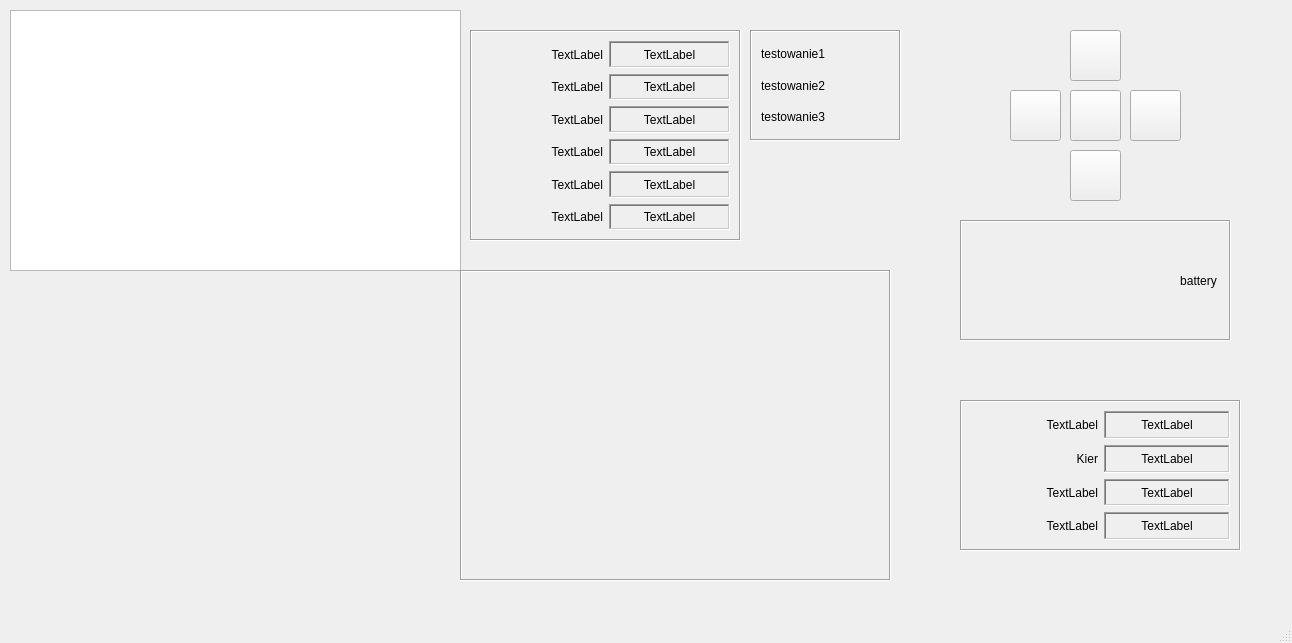
<?xml version="1.0" encoding="UTF-8"?>
<ui version="4.0">
 <class>MainWindow</class>
 <widget class="QMainWindow" name="MainWindow">
  <property name="geometry">
   <rect>
    <x>0</x>
    <y>0</y>
    <width>1292</width>
    <height>643</height>
   </rect>
  </property>
  <property name="windowTitle">
   <string>MainWindow</string>
  </property>
  <widget class="QWidget" name="centralwidget">
   <widget class="QPushButton" name="UP_BUTTON">
    <property name="geometry">
     <rect>
      <x>1070</x>
      <y>30</y>
      <width>51</width>
      <height>51</height>
     </rect>
    </property>
    <property name="text">
     <string/>
    </property>
   </widget>
   <widget class="QPushButton" name="LEFT_BUTTON">
    <property name="geometry">
     <rect>
      <x>1010</x>
      <y>90</y>
      <width>51</width>
      <height>51</height>
     </rect>
    </property>
    <property name="text">
     <string/>
    </property>
   </widget>
   <widget class="QPushButton" name="RIGHT_BUTTON">
    <property name="geometry">
     <rect>
      <x>1130</x>
      <y>90</y>
      <width>51</width>
      <height>51</height>
     </rect>
    </property>
    <property name="text">
     <string/>
    </property>
   </widget>
   <widget class="QPushButton" name="DOWN_BUTTON">
    <property name="geometry">
     <rect>
      <x>1070</x>
      <y>150</y>
      <width>51</width>
      <height>51</height>
     </rect>
    </property>
    <property name="text">
     <string/>
    </property>
   </widget>
   <widget class="QChartView" name="SensorBar">
    <property name="geometry">
     <rect>
      <x>10</x>
      <y>10</y>
      <width>451</width>
      <height>261</height>
     </rect>
    </property>
   </widget>
   <widget class="QLabel" name="LF">
    <property name="geometry">
     <rect>
      <x>60</x>
      <y>200</y>
      <width>371</width>
      <height>341</height>
     </rect>
    </property>
    <property name="text">
     <string/>
    </property>
    <property name="pixmap">
     <pixmap>lf.png</pixmap>
    </property>
    <property name="scaledContents">
     <bool>true</bool>
    </property>
   </widget>
   <widget class="QLabel" name="LEFT_UP">
    <property name="geometry">
     <rect>
      <x>70</x>
      <y>320</y>
      <width>61</width>
      <height>61</height>
     </rect>
    </property>
    <property name="text">
     <string/>
    </property>
   </widget>
   <widget class="QLabel" name="LEFT_DOWN">
    <property name="geometry">
     <rect>
      <x>70</x>
      <y>540</y>
      <width>61</width>
      <height>61</height>
     </rect>
    </property>
    <property name="text">
     <string/>
    </property>
   </widget>
   <widget class="QLabel" name="RIGHT_UP">
    <property name="geometry">
     <rect>
      <x>360</x>
      <y>320</y>
      <width>61</width>
      <height>61</height>
     </rect>
    </property>
    <property name="text">
     <string/>
    </property>
   </widget>
   <widget class="QLabel" name="RIGHT_DOWN">
    <property name="geometry">
     <rect>
      <x>360</x>
      <y>540</y>
      <width>61</width>
      <height>61</height>
     </rect>
    </property>
    <property name="text">
     <string/>
    </property>
   </widget>
   <widget class="QFrame" name="Frame_Data">
    <property name="geometry">
     <rect>
      <x>470</x>
      <y>30</y>
      <width>271</width>
      <height>211</height>
     </rect>
    </property>
    <property name="frameShape">
     <enum>QFrame::Box</enum>
    </property>
    <property name="frameShadow">
     <enum>QFrame::Sunken</enum>
    </property>
    <layout class="QGridLayout" name="gridLayout">
     <item row="1" column="1">
      <widget class="QLabel" name="Czuj2_val">
       <property name="frameShape">
        <enum>QFrame::WinPanel</enum>
       </property>
       <property name="frameShadow">
        <enum>QFrame::Sunken</enum>
       </property>
       <property name="text">
        <string>TextLabel</string>
       </property>
       <property name="alignment">
        <set>Qt::AlignCenter</set>
       </property>
      </widget>
     </item>
     <item row="3" column="0">
      <widget class="QLabel" name="Czuj4_txt">
       <property name="text">
        <string>TextLabel</string>
       </property>
       <property name="alignment">
        <set>Qt::AlignRight|Qt::AlignTrailing|Qt::AlignVCenter</set>
       </property>
      </widget>
     </item>
     <item row="5" column="1">
      <widget class="QLabel" name="Czuj6_val">
       <property name="frameShape">
        <enum>QFrame::WinPanel</enum>
       </property>
       <property name="frameShadow">
        <enum>QFrame::Sunken</enum>
       </property>
       <property name="text">
        <string>TextLabel</string>
       </property>
       <property name="alignment">
        <set>Qt::AlignCenter</set>
       </property>
      </widget>
     </item>
     <item row="5" column="0">
      <widget class="QLabel" name="Czuj6_txt">
       <property name="text">
        <string>TextLabel</string>
       </property>
       <property name="alignment">
        <set>Qt::AlignRight|Qt::AlignTrailing|Qt::AlignVCenter</set>
       </property>
      </widget>
     </item>
     <item row="0" column="0">
      <widget class="QLabel" name="Czuj1_txt">
       <property name="text">
        <string>TextLabel</string>
       </property>
       <property name="alignment">
        <set>Qt::AlignRight|Qt::AlignTrailing|Qt::AlignVCenter</set>
       </property>
      </widget>
     </item>
     <item row="4" column="0">
      <widget class="QLabel" name="Czuj5_txt">
       <property name="text">
        <string>TextLabel</string>
       </property>
       <property name="alignment">
        <set>Qt::AlignRight|Qt::AlignTrailing|Qt::AlignVCenter</set>
       </property>
      </widget>
     </item>
     <item row="3" column="1">
      <widget class="QLabel" name="Czuj4_val">
       <property name="frameShape">
        <enum>QFrame::WinPanel</enum>
       </property>
       <property name="frameShadow">
        <enum>QFrame::Sunken</enum>
       </property>
       <property name="text">
        <string>TextLabel</string>
       </property>
       <property name="alignment">
        <set>Qt::AlignCenter</set>
       </property>
      </widget>
     </item>
     <item row="4" column="1">
      <widget class="QLabel" name="Czuj5_val">
       <property name="frameShape">
        <enum>QFrame::WinPanel</enum>
       </property>
       <property name="frameShadow">
        <enum>QFrame::Sunken</enum>
       </property>
       <property name="text">
        <string>TextLabel</string>
       </property>
       <property name="alignment">
        <set>Qt::AlignCenter</set>
       </property>
      </widget>
     </item>
     <item row="1" column="0">
      <widget class="QLabel" name="Czuj2_txt">
       <property name="text">
        <string>TextLabel</string>
       </property>
       <property name="alignment">
        <set>Qt::AlignRight|Qt::AlignTrailing|Qt::AlignVCenter</set>
       </property>
      </widget>
     </item>
     <item row="2" column="1">
      <widget class="QLabel" name="Czuj3_val">
       <property name="frameShape">
        <enum>QFrame::WinPanel</enum>
       </property>
       <property name="frameShadow">
        <enum>QFrame::Sunken</enum>
       </property>
       <property name="text">
        <string>TextLabel</string>
       </property>
       <property name="alignment">
        <set>Qt::AlignCenter</set>
       </property>
      </widget>
     </item>
     <item row="2" column="0">
      <widget class="QLabel" name="Czuj3_txt">
       <property name="text">
        <string>TextLabel</string>
       </property>
       <property name="alignment">
        <set>Qt::AlignRight|Qt::AlignTrailing|Qt::AlignVCenter</set>
       </property>
      </widget>
     </item>
     <item row="0" column="1">
      <widget class="QLabel" name="Czuj1_val">
       <property name="frameShape">
        <enum>QFrame::WinPanel</enum>
       </property>
       <property name="frameShadow">
        <enum>QFrame::Sunken</enum>
       </property>
       <property name="text">
        <string>TextLabel</string>
       </property>
       <property name="alignment">
        <set>Qt::AlignCenter</set>
       </property>
      </widget>
     </item>
    </layout>
   </widget>
   <widget class="QFrame" name="Frame_Plot">
    <property name="geometry">
     <rect>
      <x>460</x>
      <y>270</y>
      <width>431</width>
      <height>311</height>
     </rect>
    </property>
    <property name="frameShape">
     <enum>QFrame::Box</enum>
    </property>
    <property name="frameShadow">
     <enum>QFrame::Sunken</enum>
    </property>
    <property name="midLineWidth">
     <number>0</number>
    </property>
    <layout class="QGridLayout" name="gridLayout_2">
     <item row="0" column="0">
      <widget class="QCustomPlot" name="customPlot" native="true"/>
     </item>
    </layout>
   </widget>
   <widget class="QPushButton" name="CHANGE_MODE">
    <property name="geometry">
     <rect>
      <x>1070</x>
      <y>90</y>
      <width>51</width>
      <height>51</height>
     </rect>
    </property>
    <property name="text">
     <string/>
    </property>
   </widget>
   <widget class="QFrame" name="Frame_Battery">
    <property name="enabled">
     <bool>true</bool>
    </property>
    <property name="geometry">
     <rect>
      <x>960</x>
      <y>220</y>
      <width>271</width>
      <height>121</height>
     </rect>
    </property>
    <property name="frameShape">
     <enum>QFrame::Box</enum>
    </property>
    <property name="frameShadow">
     <enum>QFrame::Sunken</enum>
    </property>
    <property name="lineWidth">
     <number>1</number>
    </property>
    <layout class="QGridLayout" name="gridLayout_3" columnstretch="14,3">
     <item row="0" column="0">
      <widget class="QLabel" name="Battery">
       <property name="text">
        <string/>
       </property>
      </widget>
     </item>
     <item row="0" column="1">
      <widget class="QLabel" name="Battery_state">
       <property name="text">
        <string>battery</string>
       </property>
       <property name="alignment">
        <set>Qt::AlignCenter</set>
       </property>
      </widget>
     </item>
    </layout>
   </widget>
   <widget class="QFrame" name="Frame_Motors">
    <property name="geometry">
     <rect>
      <x>960</x>
      <y>400</y>
      <width>281</width>
      <height>151</height>
     </rect>
    </property>
    <property name="frameShape">
     <enum>QFrame::Box</enum>
    </property>
    <property name="frameShadow">
     <enum>QFrame::Sunken</enum>
    </property>
    <layout class="QGridLayout" name="gridLayout_4">
     <item row="2" column="0">
      <widget class="QLabel" name="PWM_lewo_txt">
       <property name="text">
        <string>TextLabel</string>
       </property>
       <property name="alignment">
        <set>Qt::AlignRight|Qt::AlignTrailing|Qt::AlignVCenter</set>
       </property>
      </widget>
     </item>
     <item row="1" column="1">
      <widget class="QLabel" name="Kier_prawo_val">
       <property name="frameShape">
        <enum>QFrame::WinPanel</enum>
       </property>
       <property name="frameShadow">
        <enum>QFrame::Sunken</enum>
       </property>
       <property name="text">
        <string>TextLabel</string>
       </property>
       <property name="alignment">
        <set>Qt::AlignCenter</set>
       </property>
      </widget>
     </item>
     <item row="3" column="0">
      <widget class="QLabel" name="PWM_prawo_txt">
       <property name="text">
        <string>TextLabel</string>
       </property>
       <property name="alignment">
        <set>Qt::AlignRight|Qt::AlignTrailing|Qt::AlignVCenter</set>
       </property>
      </widget>
     </item>
     <item row="3" column="1">
      <widget class="QLabel" name="PWM_prawo_val">
       <property name="frameShape">
        <enum>QFrame::WinPanel</enum>
       </property>
       <property name="frameShadow">
        <enum>QFrame::Sunken</enum>
       </property>
       <property name="text">
        <string>TextLabel</string>
       </property>
       <property name="alignment">
        <set>Qt::AlignCenter</set>
       </property>
      </widget>
     </item>
     <item row="2" column="1">
      <widget class="QLabel" name="PWM_lewo_val">
       <property name="frameShape">
        <enum>QFrame::WinPanel</enum>
       </property>
       <property name="frameShadow">
        <enum>QFrame::Sunken</enum>
       </property>
       <property name="text">
        <string>TextLabel</string>
       </property>
       <property name="alignment">
        <set>Qt::AlignCenter</set>
       </property>
      </widget>
     </item>
     <item row="0" column="1">
      <widget class="QLabel" name="Kier_lewo_val">
       <property name="frameShape">
        <enum>QFrame::WinPanel</enum>
       </property>
       <property name="frameShadow">
        <enum>QFrame::Sunken</enum>
       </property>
       <property name="text">
        <string>TextLabel</string>
       </property>
       <property name="alignment">
        <set>Qt::AlignCenter</set>
       </property>
      </widget>
     </item>
     <item row="1" column="0">
      <widget class="QLabel" name="Kier_prawo_txt">
       <property name="text">
        <string>Kier</string>
       </property>
       <property name="alignment">
        <set>Qt::AlignRight|Qt::AlignTrailing|Qt::AlignVCenter</set>
       </property>
      </widget>
     </item>
     <item row="0" column="0">
      <widget class="QLabel" name="Kier_lewo_txt">
       <property name="text">
        <string>TextLabel</string>
       </property>
       <property name="alignment">
        <set>Qt::AlignRight|Qt::AlignTrailing|Qt::AlignVCenter</set>
       </property>
      </widget>
     </item>
    </layout>
   </widget>
   <widget class="QFrame" name="TEST">
    <property name="geometry">
     <rect>
      <x>750</x>
      <y>30</y>
      <width>151</width>
      <height>111</height>
     </rect>
    </property>
    <property name="frameShape">
     <enum>QFrame::Box</enum>
    </property>
    <property name="frameShadow">
     <enum>QFrame::Sunken</enum>
    </property>
    <property name="midLineWidth">
     <number>0</number>
    </property>
    <layout class="QGridLayout" name="gridLayout_5">
     <item row="0" column="0">
      <widget class="QLabel" name="label_13">
       <property name="text">
        <string>testowanie1</string>
       </property>
      </widget>
     </item>
     <item row="1" column="1">
      <widget class="QLabel" name="LW">
       <property name="text">
        <string/>
       </property>
      </widget>
     </item>
     <item row="1" column="0">
      <widget class="QLabel" name="label_12">
       <property name="text">
        <string>testowanie2</string>
       </property>
      </widget>
     </item>
     <item row="2" column="0">
      <widget class="QLabel" name="label_15">
       <property name="text">
        <string>testowanie3</string>
       </property>
      </widget>
     </item>
     <item row="0" column="1">
      <widget class="QLabel" name="LW_2">
       <property name="text">
        <string/>
       </property>
      </widget>
     </item>
     <item row="2" column="1">
      <widget class="QLabel" name="LW_3">
       <property name="text">
        <string/>
       </property>
      </widget>
     </item>
    </layout>
   </widget>
  </widget>
  <widget class="QMenuBar" name="menubar">
   <property name="geometry">
    <rect>
     <x>0</x>
     <y>0</y>
     <width>1292</width>
     <height>21</height>
    </rect>
   </property>
  </widget>
  <widget class="QStatusBar" name="statusbar"/>
 </widget>
 <customwidgets>
  <customwidget>
   <class>QCustomPlot</class>
   <extends>QWidget</extends>
   <header>qcustomplot.h</header>
   <container>1</container>
  </customwidget>
  <customwidget>
   <class>QChartView</class>
   <extends>QGraphicsView</extends>
   <header location="global">QtCharts</header>
  </customwidget>
 </customwidgets>
 <resources/>
 <connections/>
</ui>
